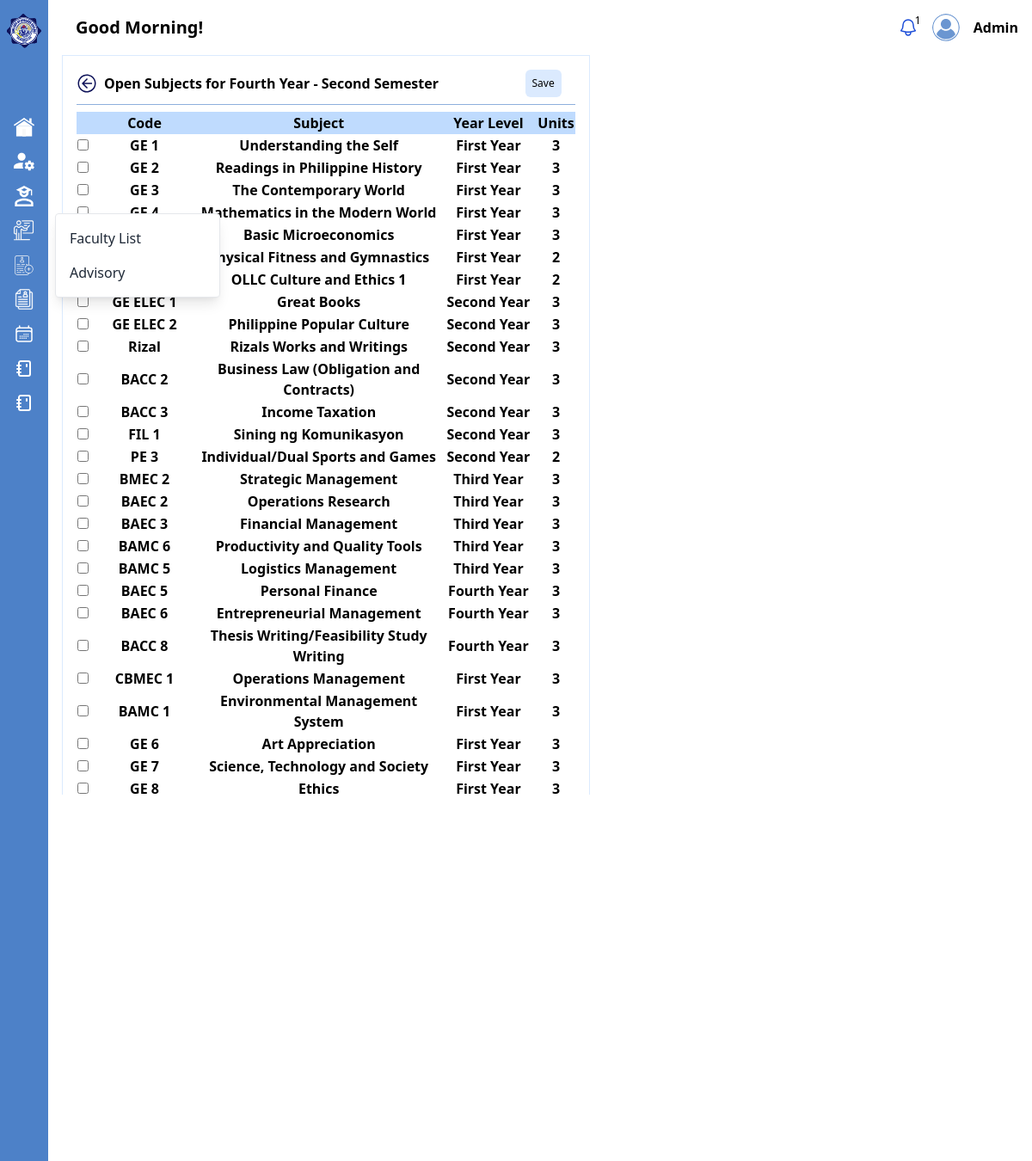
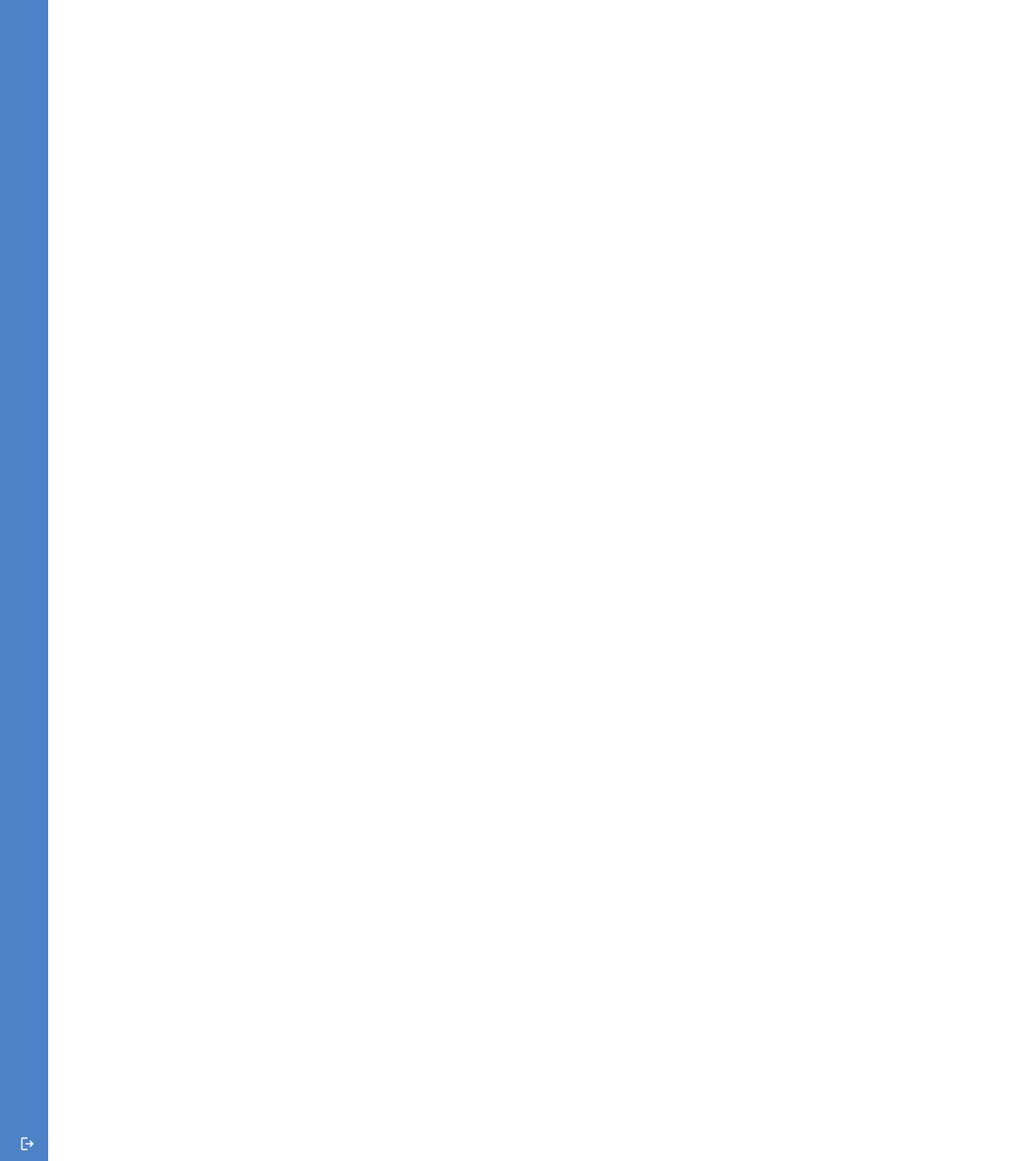
Screenshot of /admin/bsba-fourth-year-second-semester.php (signed in) with the database file from the repository (2 pictures, top to bottom).
### tables this page shows
CREATE TABLE `subjects` (
  `subject_id` int(11) NOT NULL,
  `name` varchar(255) NOT NULL,
  `code` varchar(255) NOT NULL,
  `unit` varchar(255) NOT NULL,
  `course_id` int(11) NOT NULL,
  `semester_tbl_id` int(11) NOT NULL,
  `year_level_id` int(11) NOT NULL,
  `legend` int(11) NOT NULL
);

CREATE TABLE `year_level` (
  `year_level_id` int(11) NOT NULL,
  `year_level` varchar(255) DEFAULT NULL
);

### admin/bsba-fourth-year-second-semester.php (the view, shortened to what this page needs)
<?php
include '../php/conn.php';
$sql = "SELECT s.*, c.course_name, yl.year_level, st.semester
    FROM subjects s
    JOIN course c ON s.course_id = c.course_id
    JOIN semester_tbl st ON s.semester_tbl_id = st.semester_tbl_id
    JOIN year_level yl ON s.year_level_id = yl.year_level_id
    WHERE c.course_id = 3";
$result = mysqli_query($conn, $sql);
?>
<!DOCTYPE html>
<html lang="en">
<head>
    <link href="https://cdn.jsdelivr.net/npm/tailwindcss@2.2.19/dist/tailwind.min.css" rel="stylesheet">
</head>
<body class="font-[roboto-serif]">
    <div class="flex justify-start">
        <div>
            <?php include './sidebar.php'; ?>
        </div>
        <div class="w-full py-4 px-4">
            <div>
                <?php include './topbar.php'; ?>
            </div>
            <form action="<?php echo htmlspecialchars($_SERVER["PHP_SELF"]); ?>" method="post">
                <div class="mt-4 table-container overflow-y-auto" style="height: 860px; width:fit-content">
                    <div class="w-full bg-white p-4 border border-blue-100 gap-2 font-semibold">
                        <div class="flex justify-between items-center">
                            <div class="flex justify-start items-center gap-2">
                                <a href="./manage-subject.php" aria-label="Go back" id="goBackButton">
                                    <img src="../assets/svg/back.svg" style="width: 24px; height: 24px; transition: width 0.3s, height 0.3s;" alt="Go back">
                                </a>
                                <span>
                                    Open Subjects for Fourth Year - Second Semester
                                </span>
                            </div>
                            <div class="flex items-center justify-between px-4 gap-4">
                                <div class="flex items-center justify-center gap-4">
                                    <button class="p-2 bg-blue-100 rounded-md text-xs text-black hover:text-white hover:bg-blue-600" type="submit" name="saveSubjects">Save</button>
                                </div>
                            </div>
                        </div>
                        <hr class="w-full h-px my-2 border-0 dark:bg-gray-700" style="background-color: #8EAFDC;">
                        <table>
                            <thead>
                                <tr class="justify-between bg-blue-200">
                                    <td style="width: 3%;" class="text-center"></td>
                                    <td style="width: 22%;" class="text-center">Code</td>
                                    <td style="width: 50%;" class="text-center">Subject</td>
                                    <td style="width: 20%;" class="text-center">Year Level</td>
                                    <td style="width: 5%;" class="text-center">Units</td>
                                </tr>
                            </thead>
                            <tbody>
                                <?php if ($result && mysqli_num_rows($result) > 0) : ?>
                                    <?php while ($row = mysqli_fetch_assoc($result)) : ?>
                                        <tr>
                                            <td class=""><input type="checkbox" name="selected_subjects[]" value="<?php echo $row['subject_id']; ?>"></td>
                                            <td class="text-center"><?php echo $row['code']; ?></td>
                                            <td class="text-center"><?php echo $row['name']; ?></td>
                                            <td class="text-center"><?php echo $row['year_level']; ?></td>
                                            <td class="text-center"><?php echo $row['unit']; ?></td>
                                        </tr>
                                    <?php endwhile; ?>
                                <?php else : ?>
                                    <tr>
                                        <td colspan="4" class="text-center">No subjects found</td>
                                    </tr>
                                <?php endif; ?>
                            </tbody>
                        </table>
                    </div>
                </div>
            </form>
        </div>
    </div>
</body>
</html>

### rows the page displays
subjects: code "GE 1", name "Understanding the Self", year_level.year_level "First Year", unit "3"
subjects: code "GE 2", name "Readings in Philippine History", year_level.year_level "First Year", unit "3"
subjects: code "GE 3", name "The Contemporary World", year_level.year_level "First Year", unit "3"
subjects: code "GE 4", name "Mathematics in the Modern World", year_level.year_level "First Year", unit "3"
subjects: name "Basic Microeconomics", year_level.year_level "First Year", unit "3"
subjects: name "Physical Fitness and Gymnastics", year_level.year_level "First Year", unit "2"
subjects: name "OLLC Culture and Ethics 1", year_level.year_level "First Year", unit "2"
subjects: code "GE ELEC 1", name "Great Books", year_level.year_level "Second Year", unit "3"
subjects: code "GE ELEC 2", name "Philippine Popular Culture", year_level.year_level "Second Year", unit "3"
subjects: code "Rizal", name "Rizals Works and Writings", year_level.year_level "Second Year", unit "3"
subjects: code "BACC 2", name "Business Law (Obligation and Contracts)", year_level.year_level "Second Year", unit "3"
subjects: code "BACC 3", name "Income Taxation", year_level.year_level "Second Year", unit "3"
subjects: code "FIL 1", name "Sining ng Komunikasyon", year_level.year_level "Second Year", unit "3"
subjects: code "PE 3", name "Individual/Dual Sports and Games", year_level.year_level "Second Year", unit "2"
subjects: code "BMEC 2", name "Strategic Management", year_level.year_level "Third Year", unit "3"
subjects: code "BAEC 2", name "Operations Research", year_level.year_level "Third Year", unit "3"
subjects: code "BAEC 3", name "Financial Management", year_level.year_level "Third Year", unit "3"
subjects: code "BAMC 6", name "Productivity and Quality Tools", year_level.year_level "Third Year", unit "3"
subjects: code "BAMC 5", name "Logistics Management", year_level.year_level "Third Year", unit "3"
subjects: code "BAEC 5", name "Personal Finance", year_level.year_level "Fourth Year", unit "3"
subjects: code "BAEC 6", name "Entrepreneurial Management", year_level.year_level "Fourth Year", unit "3"
subjects: code "BACC 8", name "Thesis Writing/Feasibility Study Writing", year_level.year_level "Fourth Year", unit "3"
subjects: code "CBMEC 1", name "Operations Management", year_level.year_level "First Year", unit "3"
subjects: code "BAMC 1", name "Environmental Management System", year_level.year_level "First Year", unit "3"
subjects: code "GE 6", name "Art Appreciation", year_level.year_level "First Year", unit "3"
subjects: code "GE 7", name "Science, Technology and Society", year_level.year_level "First Year", unit "3"
subjects: code "GE 8", name "Ethics", year_level.year_level "First Year", unit "3"

### other values shown
getGreeting() "Good Morning!"
$formattedUsername "Admin"
